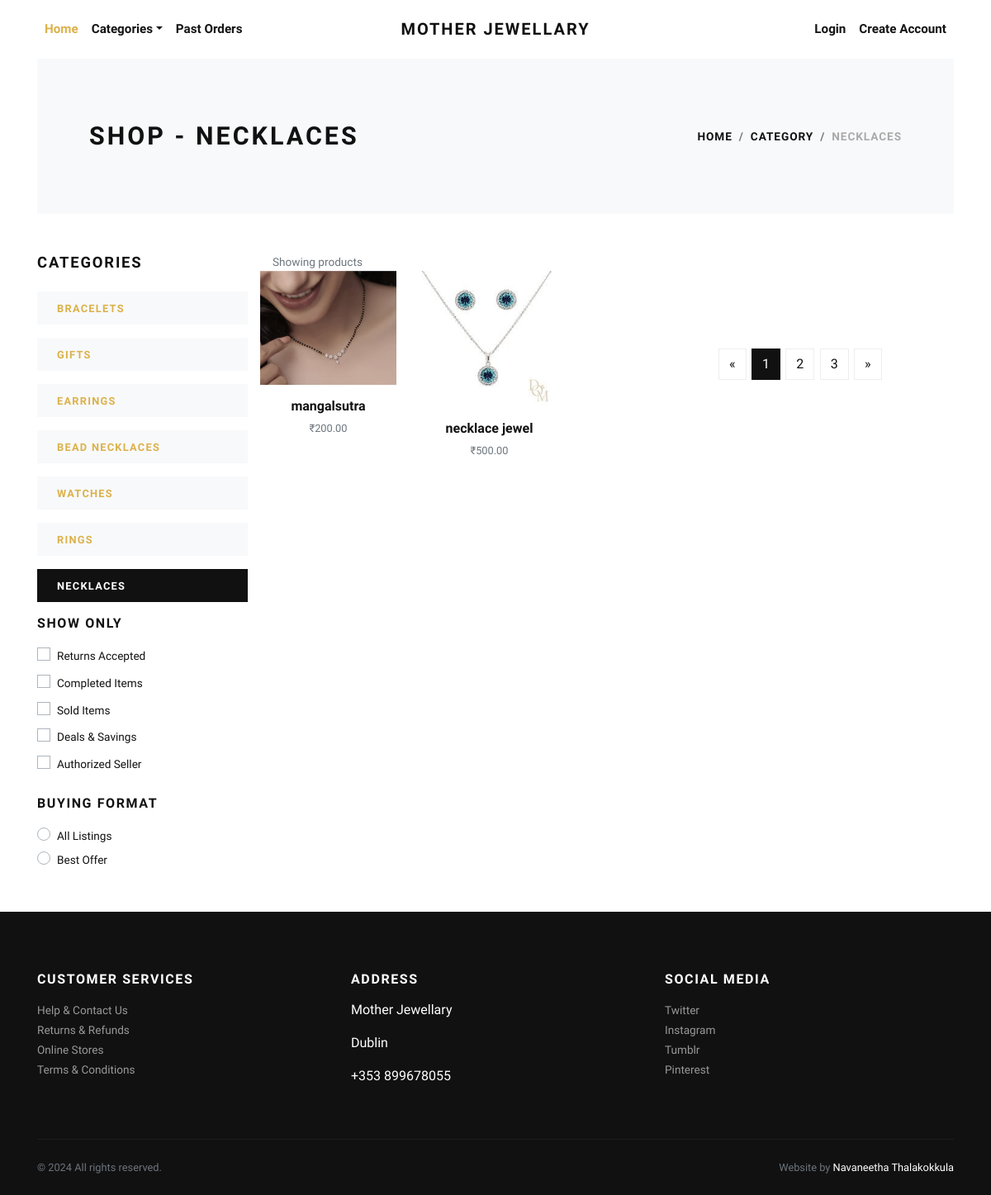
Page /necklaces/ on the committed database.
### store/models.py (models this page shows, shortened)
class Category(models.Model):
    title = models.CharField(max_length=50, verbose_name="Category Title")
    slug = models.SlugField(max_length=55, verbose_name="Category Slug")
    description = models.TextField(blank=True, verbose_name="Category Description")
    category_image = models.ImageField(upload_to='category', blank=True, null=True, verbose_name="Category Image")
    is_active = models.BooleanField(verbose_name="Is Active?")
    is_featured = models.BooleanField(verbose_name="Is Featured?")
    created_at = models.DateTimeField(auto_now_add=True, verbose_name="Created Date")
    updated_at = models.DateTimeField(auto_now=True, verbose_name="Updated Date")
    class Meta:
        verbose_name_plural = 'Categories'
        ordering = ('-created_at', )

class Product(models.Model):
    title = models.CharField(max_length=150, verbose_name="Product Title")
    slug = models.SlugField(max_length=160, verbose_name="Product Slug")
    sku = models.CharField(max_length=255, unique=True, verbose_name="Unique Product ID (SKU)")
    short_description = models.TextField(verbose_name="Short Description")
    detail_description = models.TextField(blank=True, null=True, verbose_name="Detail Description")
    product_image = models.ImageField(upload_to='product', blank=True, null=True, verbose_name="Product Image")
    price = models.DecimalField(max_digits=8, decimal_places=2)
    category = models.ForeignKey(Category, verbose_name="Product Categoy", on_delete=models.CASCADE)
    is_active = models.BooleanField(verbose_name="Is Active?")
    is_featured = models.BooleanField(verbose_name="Is Featured?")
    created_at = models.DateTimeField(auto_now_add=True, verbose_name="Created Date")
    updated_at = models.DateTimeField(auto_now=True, verbose_name="Updated Date")
    class Meta:
        verbose_name_plural = 'Products'
        ordering = ('-created_at', )

### store/views.py (the view)
# urls.py: path('<slug:slug>/', views.category_products, name="category-products"),
def category_products(request, slug):
    category = get_object_or_404(Category, slug=slug)
    products = Product.objects.filter(is_active=True, category=category)
    categories = Category.objects.filter(is_active=True)
    context = {
        'category': category,
        'products': products,
        'categories': categories,
    }
    return render(request, 'store/category_products.html', context)

### templates/store/category_products.html (shortened to what this page needs)
{% extends 'base.html' %}
{% load static %}
    {% block content %}
      <div class="container">
        <section class="py-5 bg-light">
          <div class="container">
            <div class="row px-4 px-lg-5 py-lg-4 align-items-center">
              <div class="col-lg-6">
                <h1 class="h2 text-uppercase mb-0">Shop - {{category.title}}</h1>
              </div>
              <div class="col-lg-6 text-lg-right">
                <nav aria-label="breadcrumb">
                  <ol class="breadcrumb justify-content-lg-end mb-0 px-0">
                    <li class="breadcrumb-item"><a href="{% url 'store:home' %}">Home</a></li>
                    <li class="breadcrumb-item"><a href="{% url 'store:all-categories' %}">Category</a></li>
                    <li class="breadcrumb-item active" aria-current="page">{{category.title}}</li>
                  </ol>
                </nav>
              </div>
            </div>
          </div>
        </section>
        <section class="py-5">
          <div class="container p-0">
            <div class="row">
              <div class="col-lg-3 order-2 order-lg-1">
                <h5 class="text-uppercase mb-4">Categories</h5>
                {% if categories %}
                  {% for cat in categories %}
                    <a href="{% url 'store:category-products' cat.slug %}">
                      <div class="py-2 px-4 {% if category == cat %}bg-dark text-white {% else %}bg-light{% endif %} mb-3">
                        <strong class="small text-uppercase font-weight-bold">{{cat.title}}</strong>
                      </div>
                    </a>
                  {% endfor %}
                {% endif %}
                <h6 class="text-uppercase mb-3">Show only</h6>
                <div class="custom-control custom-checkbox mb-1">
                  <label class="custom-control-label text-small" for="customCheck1">Returns Accepted</label>
                </div>
                <div class="custom-control custom-checkbox mb-1">
                  <label class="custom-control-label text-small" for="customCheck3">Completed Items</label>
                </div>
                <div class="custom-control custom-checkbox mb-1">
                  <label class="custom-control-label text-small" for="customCheck4">Sold Items</label>
                </div>
                <div class="custom-control custom-checkbox mb-1">
                  <label class="custom-control-label text-small" for="customCheck5">Deals &amp; Savings</label>
                </div>
                <div class="custom-control custom-checkbox mb-4">
                  <label class="custom-control-label text-small" for="customCheck6">Authorized Seller</label>
                </div>
                <h6 class="text-uppercase mb-3">Buying format</h6>
                <div class="custom-control custom-radio">
                  <label class="custom-control-label text-small" for="customRadio1">All Listings</label>
                </div>
                <div class="custom-control custom-radio">
                  <label class="custom-control-label text-small" for="customRadio2">Best Offer</label>
                </div>
              </div>
              <div class="col-lg-9 order-1 order-lg-2 mb-5 mb-lg-0">
                <div class="row mb-3 align-items-center">
                  <div class="col-lg-6 mb-2 mb-lg-0">
                    <p class="text-small text-muted mb-0">Showing products</p>
                  </div>
                <div class="row">
                  {% if products %}
                    {% for product in products %}
                      <div class="col-lg-4 col-sm-6">
                        <div class="product text-center">
                          <div class="mb-3 position-relative">
                            <a class="d-block" href="{% url 'store:product-detail' product.slug %}">
                              {% if product.product_image %}
                                <img class="img-fluid w-100" src="{{product.product_image.url}}" alt="{{product.title}}">
                              {% else %}
                                <img class="img-fluid w-100" src="{% static 'img/product-1.jpg' %}" alt="{{product.title}}">
                              {% endif %}
                            </a>
                          </div>
                          <h6> <a class="reset-anchor" href="{% url 'store:product-detail' product.slug %}">{{product.title}}</a></h6>
                          <p class="small text-muted">₹{{product.price}}</p>
                        </div>
                      </div>
                    {% endfor %}
                  {% endif %}
                </div>
                <nav aria-label="Page navigation example">
                  <ul class="pagination justify-content-center justify-content-lg-end">
                    <li class="page-item"><a class="page-link" href="#" aria-label="Previous"><span aria-hidden="true">«</span></a></li>
                    <li class="page-item active"><a class="page-link" href="#">1</a></li>
                    <li class="page-item"><a class="page-link" href="#">2</a></li>
                    <li class="page-item"><a class="page-link" href="#">3</a></li>
                    <li class="page-item"><a class="page-link" href="#" aria-label="Next"><span aria-hidden="true">»</span></a></li>
                  </ul>
                </nav>
              </div>
            </div>
          </div>
        </section>
      </div>
      {% endblock content %}

### templates/base.html (shortened to what this page needs)
{% load static %}
<!DOCTYPE html>
<html>
  <head>
    <link rel="stylesheet" href="{% static 'vendor/bootstrap/css/bootstrap.min.css' %}">
    <link rel="stylesheet" href="{% static 'vendor/lightbox2/css/lightbox.min.css' %}">
    <link rel="stylesheet" href="{% static 'vendor/nouislider/nouislider.min.css' %}">
    <link rel="stylesheet" href="{% static 'vendor/bootstrap-select/css/bootstrap-select.min.css' %}">
    <link rel="stylesheet" href="{% static 'vendor/owl.carousel2/assets/owl.carousel.min.css' %}">
    <link rel="stylesheet" href="{% static 'vendor/owl.carousel2/assets/owl.theme.default.css' %}">
    <link rel="stylesheet" href="{% static 'css/style.default.css' %}" id="theme-stylesheet">
    <link rel="stylesheet" href="{% static 'css/custom.css' %}">
  </head>
  <body>
    <div class="page-holder">
      {% include 'navbar.html' %}
      {% block content %}
      {% endblock content %}
      {% include 'footer.html' %}
      {% include 'scripts.html' %}

### templates/navbar.html (shortened to what this page needs)
{% load static %}
      <header class="header bg-white">
        <div class="container px-0 px-lg-3">
          <nav class="navbar navbar-expand-lg navbar-light py-3 px-lg-0"><a class="navbar-brand" href="{% url 'store:home' %}"><span class="font-weight-bold text-uppercase text-dark">Mother Jewellary</span></a>
            <div class="collapse navbar-collapse" id="navbarSupportedContent">
              <ul class="navbar-nav mr-auto">
                <li class="nav-item">
                  <a class="nav-link active" href="{% url 'store:home' %}">Home</a>
                </li>
                <li class="nav-item dropdown"><a class="nav-link dropdown-toggle" id="pagesDropdown" href="#" data-toggle="dropdown" aria-haspopup="true" aria-expanded="false">Categories</a>
                </li>
                <li class="nav-item">
                  <a class="nav-link" href="{% url 'store:orders' %}">Past Orders</a>
                </li>
              </ul>
              <ul class="navbar-nav ml-auto">
                {% if request.user.is_authenticated %}
                  <li class="nav-item"><a class="nav-link" href="{% url 'store:cart' %}"> <i class="fas fa-dolly-flatbed mr-1 text-gray"></i>Cart<small class="text-gray">({{cart_items.count}})</small></a></li>
                  <li class="nav-item"><a class="nav-link" href="#"> <i class="far fa-heart mr-1"></i><small class="text-gray"> (0)</small></a></li>
                  {% comment %} <li class="nav-item"><a class="nav-link" href="#"> <i class="fas fa-user-alt mr-1 text-gray"></i>My Account</a></li> {% endcomment %}
                  <li class="nav-item dropdown"><a class="nav-link dropdown-toggle" id="pagesDropdown" href="#" data-toggle="dropdown" aria-haspopup="true" aria-expanded="false"><i class="fas fa-user-alt mr-1 text-gray"></i>My Account</a></a>
                  <div class="dropdown-menu mt-3" aria-labelledby="pagesDropdown">
                      <a class="dropdown-item border-0 transition-link" href="{% url 'store:profile' %}">Profile</a>
                      <a class="dropdown-item border-0 transition-link" href="{% url 'store:cart' %}">Cart</a>
                      <a class="dropdown-item border-0 transition-link" href="{% url 'store:orders' %}">Orders</a>
                      <a class="dropdown-item border-0 transition-link" href="{% url 'store:password-change' %}">Change Password</a>
                    <hr>
                    <a class="dropdown-item border-0 transition-link" href="{% url 'store:logout' %}">Log Out</a>
                </li>
                {% else %}
                  <li class="nav-item"><a class="nav-link" href="{% url 'store:login' %}">Login</a></li>
                  <li class="nav-item"><a class="nav-link" href="{% url 'store:register' %}">Create Account</a></li>
                {% endif %}
              </ul>
            </div>
          </nav>
        </div>
      </header>

### templates/footer.html
<footer class="bg-dark text-white">
        <div class="container py-4">
          <div class="row py-5">
            <div class="col-md-4 mb-3 mb-md-0">
              <h6 class="text-uppercase mb-3">Customer services</h6>
              <ul class="list-unstyled mb-0">
                <li><a class="footer-link" href="#">Help &amp; Contact Us</a></li>
                <li><a class="footer-link" href="#">Returns &amp; Refunds</a></li>
                <li><a class="footer-link" href="#">Online Stores</a></li>
                <li><a class="footer-link" href="#">Terms &amp; Conditions</a></li>
              </ul>
            </div>
            <div class="col-md-4 mb-3 mb-md-0">
              <h6 class="text-uppercase mb-3">Address</h6>
                <p> Mother Jewellary</p>
                <p> Dublin</p>
                <p>+353 899678055</p>
            </div>
            <div class="col-md-4">
              <h6 class="text-uppercase mb-3">Social media</h6>
              <ul class="list-unstyled mb-0">
                <li><a class="footer-link" href="#">Twitter</a></li>
                <li><a class="footer-link" href="#">Instagram</a></li>
                <li><a class="footer-link" href="#">Tumblr</a></li>
                <li><a class="footer-link" href="#">Pinterest</a></li>
              </ul>
            </div>
          </div>
          <div class="border-top pt-4" style="border-color: #1d1d1d !important">
            <div class="row">
              <div class="col-lg-6">
                <p class="small text-muted mb-0">&copy; 2024 All rights reserved.</p>
              </div>
              <div class="col-lg-6 text-lg-right">
                <p class="small text-muted mb-0">Website by <a class="text-white reset-anchor" href="" target="_blank">Navaneetha Thalakokkula</a></p>
              </div>
            </div>
          </div>
        </div>
      </footer>

### templates/scripts.html (shortened to what this page needs)
{% load static %}
      <link rel="stylesheet" href="https://use.fontawesome.com/releases/v5.7.1/css/all.css">
    </div>
  </body>
</html>

### rows in the picture
Category: title "NECKLACES"
Category: title "BRACELETS"
Category: title "GIFTS"
Category: title "EARRINGS"
Category: title "BEAD NECKLACES"
Category: title "WATCHES"
Category: title "RINGS"
Product: product_image (picture), title "mangalsutra", price "200.00"
Product: product_image (picture), title "necklace jewel", price "500.00"
